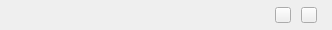
<?xml version="1.0" encoding="UTF-8"?>
<ui version="4.0">
 <class>Form</class>
 <widget class="QWidget" name="Form">
  <property name="geometry">
   <rect>
    <x>0</x>
    <y>0</y>
    <width>332</width>
    <height>30</height>
   </rect>
  </property>
  <property name="minimumSize">
   <size>
    <width>0</width>
    <height>30</height>
   </size>
  </property>
  <property name="maximumSize">
   <size>
    <width>16777215</width>
    <height>30</height>
   </size>
  </property>
  <property name="windowTitle">
   <string>Form</string>
  </property>
  <layout class="QGridLayout" name="gridLayout">
   <property name="horizontalSpacing">
    <number>0</number>
   </property>
   <property name="margin">
    <number>0</number>
   </property>
   <item row="0" column="0">
    <widget class="QWidget" name="titleWidget" native="true">
     <property name="minimumSize">
      <size>
       <width>0</width>
       <height>30</height>
      </size>
     </property>
     <property name="maximumSize">
      <size>
       <width>16777215</width>
       <height>30</height>
      </size>
     </property>
     <property name="autoFillBackground">
      <bool>true</bool>
     </property>
     <property name="styleSheet">
      <string notr="true"/>
     </property>
     <layout class="QHBoxLayout" name="horizontalLayout">
      <property name="spacing">
       <number>0</number>
      </property>
      <property name="margin">
       <number>0</number>
      </property>
      <item>
       <spacer name="horizontalSpacer_4">
        <property name="orientation">
         <enum>Qt::Horizontal</enum>
        </property>
        <property name="sizeType">
         <enum>QSizePolicy::Fixed</enum>
        </property>
        <property name="sizeHint" stdset="0">
         <size>
          <width>5</width>
          <height>20</height>
         </size>
        </property>
       </spacer>
      </item>
      <item>
       <widget class="QLabel" name="iconLabel">
        <property name="minimumSize">
         <size>
          <width>16</width>
          <height>16</height>
         </size>
        </property>
        <property name="maximumSize">
         <size>
          <width>16</width>
          <height>16</height>
         </size>
        </property>
        <property name="styleSheet">
         <string notr="true">background-color: rgba(255, 255, 255, 0);</string>
        </property>
        <property name="text">
         <string/>
        </property>
        <property name="pixmap">
         <pixmap>../../../../../FFM/code/ffm_chat/Resource/icon/ffm_main.png</pixmap>
        </property>
        <property name="scaledContents">
         <bool>true</bool>
        </property>
        <property name="alignment">
         <set>Qt::AlignCenter</set>
        </property>
        <property name="textInteractionFlags">
         <set>Qt::NoTextInteraction</set>
        </property>
       </widget>
      </item>
      <item>
       <spacer name="horizontalSpacer_3">
        <property name="orientation">
         <enum>Qt::Horizontal</enum>
        </property>
        <property name="sizeType">
         <enum>QSizePolicy::Fixed</enum>
        </property>
        <property name="sizeHint" stdset="0">
         <size>
          <width>10</width>
          <height>20</height>
         </size>
        </property>
       </spacer>
      </item>
      <item>
       <widget class="QLabel" name="APPNameLabel">
        <property name="minimumSize">
         <size>
          <width>0</width>
          <height>0</height>
         </size>
        </property>
        <property name="maximumSize">
         <size>
          <width>16777215</width>
          <height>16777215</height>
         </size>
        </property>
        <property name="font">
         <font>
          <family>Arial</family>
          <pointsize>10</pointsize>
         </font>
        </property>
        <property name="styleSheet">
         <string notr="true">background-color: rgba(255, 255, 255, 0);</string>
        </property>
        <property name="text">
         <string/>
        </property>
       </widget>
      </item>
      <item>
       <widget class="QLabel" name="titleTextLabel">
        <property name="font">
         <font>
          <family>Arial</family>
          <pointsize>10</pointsize>
         </font>
        </property>
        <property name="styleSheet">
         <string notr="true">background-color: rgba(255, 255, 255, 0);</string>
        </property>
        <property name="text">
         <string/>
        </property>
       </widget>
      </item>
      <item>
       <spacer name="horizontalSpacer">
        <property name="orientation">
         <enum>Qt::Horizontal</enum>
        </property>
        <property name="sizeHint" stdset="0">
         <size>
          <width>40</width>
          <height>20</height>
         </size>
        </property>
       </spacer>
      </item>
      <item>
       <widget class="QPushButton" name="minWinBtn">
        <property name="minimumSize">
         <size>
          <width>16</width>
          <height>16</height>
         </size>
        </property>
        <property name="maximumSize">
         <size>
          <width>16</width>
          <height>16</height>
         </size>
        </property>
        <property name="styleSheet">
         <string notr="true"/>
        </property>
        <property name="text">
         <string/>
        </property>
       </widget>
      </item>
      <item>
       <spacer name="horizontalSpacer_2">
        <property name="orientation">
         <enum>Qt::Horizontal</enum>
        </property>
        <property name="sizeType">
         <enum>QSizePolicy::Fixed</enum>
        </property>
        <property name="sizeHint" stdset="0">
         <size>
          <width>10</width>
          <height>20</height>
         </size>
        </property>
       </spacer>
      </item>
      <item>
       <widget class="QPushButton" name="closeWinBtn">
        <property name="minimumSize">
         <size>
          <width>16</width>
          <height>16</height>
         </size>
        </property>
        <property name="maximumSize">
         <size>
          <width>16</width>
          <height>16</height>
         </size>
        </property>
        <property name="styleSheet">
         <string notr="true"/>
        </property>
        <property name="text">
         <string/>
        </property>
       </widget>
      </item>
      <item>
       <spacer name="horizontalSpacer_5">
        <property name="orientation">
         <enum>Qt::Horizontal</enum>
        </property>
        <property name="sizeType">
         <enum>QSizePolicy::Fixed</enum>
        </property>
        <property name="sizeHint" stdset="0">
         <size>
          <width>15</width>
          <height>20</height>
         </size>
        </property>
       </spacer>
      </item>
     </layout>
    </widget>
   </item>
  </layout>
 </widget>
 <resources/>
 <connections/>
</ui>
